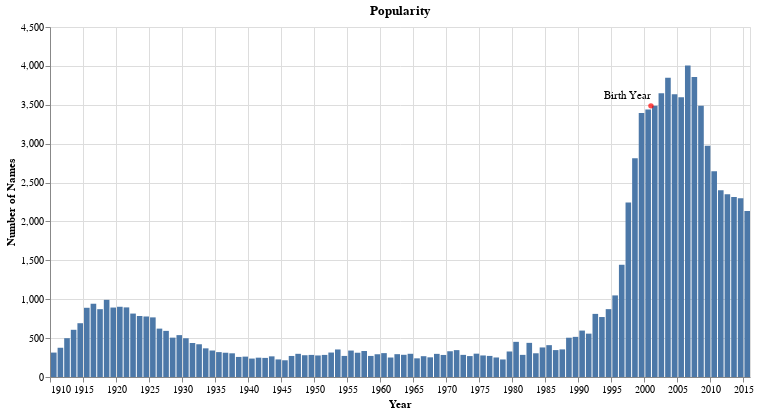

The notebook cell this image was saved under:
### Code cell
isabel_point = isabel_chart  + text_overlay + my_point
isabel_point
# isabel_point.save("my_point.png")
